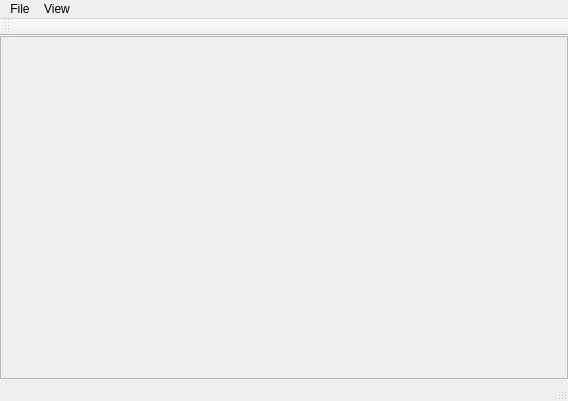
<?xml version="1.0" encoding="UTF-8"?>
<ui version="4.0">
 <class>TamyEditorClass</class>
 <widget class="QMainWindow" name="TamyEditorClass">
  <property name="geometry">
   <rect>
    <x>0</x>
    <y>0</y>
    <width>568</width>
    <height>401</height>
   </rect>
  </property>
  <property name="contextMenuPolicy">
   <enum>Qt::NoContextMenu</enum>
  </property>
  <property name="windowTitle">
   <string>TamyEditor</string>
  </property>
  <widget class="QWidget" name="centralWidget">
   <property name="enabled">
    <bool>true</bool>
   </property>
   <property name="contextMenuPolicy">
    <enum>Qt::NoContextMenu</enum>
   </property>
   <layout class="QHBoxLayout" name="horizontalLayout">
    <property name="spacing">
     <number>0</number>
    </property>
    <property name="margin">
     <number>0</number>
    </property>
    <item>
     <widget class="QFrame" name="renderWindow">
      <property name="enabled">
       <bool>true</bool>
      </property>
      <property name="mouseTracking">
       <bool>true</bool>
      </property>
      <property name="contextMenuPolicy">
       <enum>Qt::NoContextMenu</enum>
      </property>
      <property name="frameShape">
       <enum>QFrame::StyledPanel</enum>
      </property>
      <property name="frameShadow">
       <enum>QFrame::Raised</enum>
      </property>
      <layout class="QVBoxLayout" name="verticalLayout_2">
       <property name="spacing">
        <number>0</number>
       </property>
       <property name="margin">
        <number>0</number>
       </property>
      </layout>
     </widget>
    </item>
   </layout>
  </widget>
  <widget class="QMenuBar" name="menuBar">
   <property name="geometry">
    <rect>
     <x>0</x>
     <y>0</y>
     <width>568</width>
     <height>22</height>
    </rect>
   </property>
   <widget class="QMenu" name="menuFile">
    <property name="title">
     <string>File</string>
    </property>
    <addaction name="actionOpen"/>
    <addaction name="actionSave"/>
    <addaction name="separator"/>
    <addaction name="actionImport"/>
    <addaction name="separator"/>
    <addaction name="actionQuit"/>
   </widget>
   <widget class="QMenu" name="menuView">
    <property name="title">
     <string>View</string>
    </property>
   </widget>
   <addaction name="menuFile"/>
   <addaction name="menuView"/>
  </widget>
  <widget class="QToolBar" name="mainToolBar">
   <attribute name="toolBarArea">
    <enum>TopToolBarArea</enum>
   </attribute>
   <attribute name="toolBarBreak">
    <bool>false</bool>
   </attribute>
  </widget>
  <widget class="QStatusBar" name="statusBar"/>
  <action name="actionOpen">
   <property name="text">
    <string>Open</string>
   </property>
  </action>
  <action name="actionSave">
   <property name="text">
    <string>Save</string>
   </property>
  </action>
  <action name="actionImport">
   <property name="text">
    <string>Import</string>
   </property>
  </action>
  <action name="actionQuit">
   <property name="text">
    <string>Quit</string>
   </property>
  </action>
  <action name="actionProperties">
   <property name="text">
    <string>Properties</string>
   </property>
  </action>
 </widget>
 <layoutdefault spacing="6" margin="11"/>
 <resources>
  <include location="tamyeditor.qrc"/>
 </resources>
 <connections/>
</ui>
